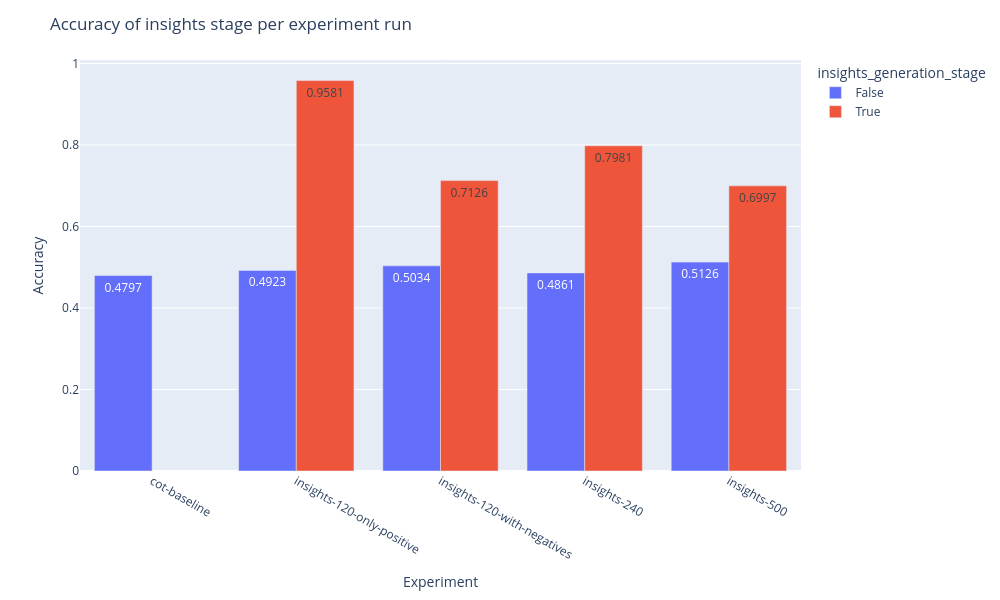

Notebook source saved alongside this figure:
### Code cell
fig = px.bar(
    insights_metrics_df,
    x="run_type",
    y="accuracy",
    color="insights_generation_stage",
    barmode="group",
    # facet_row="time",
    # facet_col="model",
    # category_orders={"day": ["Thur", "Fri", "Sat", "Sun"],
    #                  "time": ["Lunch", "Dinner"]}
    text='accuracy',
)

fig.update_layout(title_text=f"Accuracy of insights stage per experiment run")

# Set x-axis title
fig.update_xaxes(title_text="Experiment")

# Set y-axes titles
fig.update_yaxes(title_text="Accuracy", secondary_y=False)
# fig.update_yaxes(title_text="Rewards Mean", secondary_y=True)
fig.update_layout(autosize=False, width=1_000, height=600, barmode='group')
fig.show()

### Figure 1 — Plotly figure (JSON) as saved in the notebook; plotly's stock layout.template omitted (floating-point values rounded to 4 significant figures)
{"data": [{"alignmentgroup": "True", "hovertemplate": "insights_generation_stage=False<br>run_type=%{x}<br>accuracy=%{text}<extra></extra>", "legendgroup": "False", "marker": {"color": "#636efa", "pattern": {"shape": ""}}, "name": "False", "offsetgroup": "False", "orientation": "v", "showlegend": true, "text": [0.4797, 0.4923, 0.5034, 0.4861, 0.5126], "textposition": "auto", "type": "bar", "x": ["cot-baseline", "insights-120-only-positive", "insights-120-with-negatives", "insights-240", "insights-500"], "xaxis": "x", "y": [0.4797, 0.4923, 0.5034, 0.4861, 0.5126], "yaxis": "y"}, {"alignmentgroup": "True", "hovertemplate": "insights_generation_stage=True<br>run_type=%{x}<br>accuracy=%{text}<extra></extra>", "legendgroup": "True", "marker": {"color": "#EF553B", "pattern": {"shape": ""}}, "name": "True", "offsetgroup": "True", "orientation": "v", "showlegend": true, "text": [0.9581, 0.7126, 0.7981, 0.6997], "textposition": "auto", "type": "bar", "x": ["insights-120-only-positive", "insights-120-with-negatives", "insights-240", "insights-500"], "xaxis": "x", "y": [0.9581, 0.7126, 0.7981, 0.6997], "yaxis": "y"}], "layout": {"autosize": false, "barmode": "group", "height": 600, "legend": {"title": {"text": "insights_generation_stage"}, "tracegroupgap": 0}, "margin": {"t": 60}, "title": {"text": "Accuracy of insights stage per experiment run"}, "width": 1000, "xaxis": {"anchor": "y", "autorange": true, "domain": [0, 1], "range": [-0.5, 4.5], "title": {"text": "Experiment"}, "type": "category"}, "yaxis": {"anchor": "x", "autorange": true, "domain": [0, 1], "range": [0, 1.009], "title": {"text": "Accuracy"}, "type": "linear"}}}
